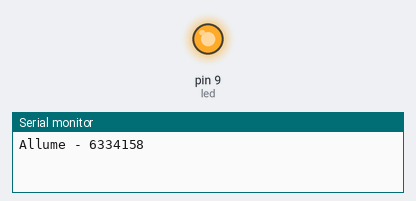
The sketch below on a simulated Arduino Uno, built with avr-gcc and run on an emulated ATmega328P. Parts: output pins drawn as LEDs (lit = HIGH), the last lines printed to the serial monitor.

Above: at 0.05 s.
At 4.5 s:
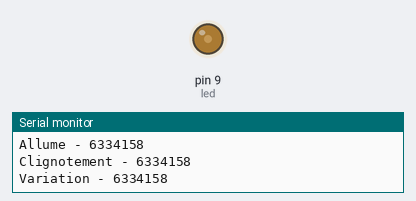
At 5.1 s:
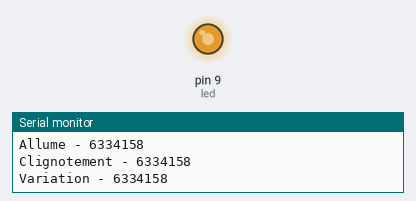
At 7.35 s:
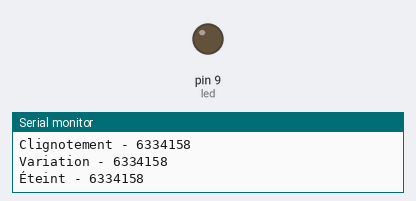
Timing chart, 0 to 9.6 s (numbered marks = the images above):
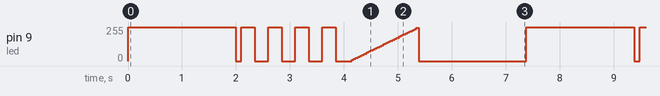

Measured:
- by itself, pin 9 (led): moves between 0/255 and 255/255, repeating every 7.4 s

The sketch:

0sx_labos_01.ino
```cpp
const int led = 9;
int brightness = 0;
int fadeAmount = 8;
bool ledState1 = LOW;
bool ledState2 = HIGH;

int appState = 0;
int counter = 0;

void setup() {
  pinMode(led, OUTPUT);
  Serial.begin(19200);
}

void allume() {
  int delayAllume = 2000;
  if (appState == 0) {
    Serial.println("Allume - 6334158");
    digitalWrite(led, ledState2);
    delay(delayAllume);

    counter++;

    if (counter == 1) {
      counter = 0;
      appState = 1;
      digitalWrite(led, ledState1);
      delay(100);
      Serial.println("Clignotement - 6334158");
    }
  }
}
void clignotement() {
  int delayClignotement = 250;
  if (appState == 1) {
    digitalWrite(led, ledState2);
    delay(delayClignotement);
    digitalWrite(led, ledState1);
    delay(delayClignotement);

    counter++;
    if (counter == 4) {
      counter = 0;
      appState = 2;
      Serial.println("Variation - 6334158");
    }
  }
}
void variation() {
  int delayVariation = 40;
  if (appState == 2) {

    analogWrite(led, brightness);

    brightness = brightness + fadeAmount;

    if (brightness >= 255) {

      brightness = 0;
      counter = 0;
      appState = 3;
    }
    delay(delayVariation);

    counter++;
  }
}
void eteint() {
  int delayEteint = 2000;
  if (appState == 3) {
    Serial.println("Éteint - 6334158");
    digitalWrite(led, ledState1);
    delay(delayEteint);

    counter++;
    if (counter == 2) {
      counter = 0;
      appState = 0;
    }
  }
}

void loop() {

  allume();
  clignotement();
  variation();
  eteint();
}
```
